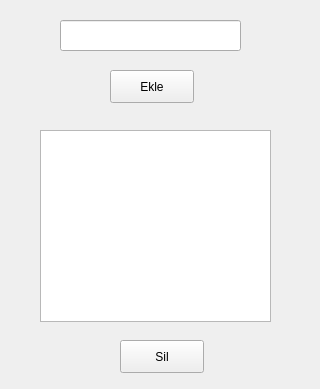
<?xml version="1.0" encoding="UTF-8"?>
<ui version="4.0">
 <class>mentionlar</class>
 <widget class="QWidget" name="mentionlar">
  <property name="geometry">
   <rect>
    <x>0</x>
    <y>0</y>
    <width>320</width>
    <height>389</height>
   </rect>
  </property>
  <property name="windowTitle">
   <string>Mentionlar</string>
  </property>
  <widget class="QListWidget" name="listWidget">
   <property name="geometry">
    <rect>
     <x>40</x>
     <y>130</y>
     <width>231</width>
     <height>192</height>
    </rect>
   </property>
   <property name="locale">
    <locale language="Turkish" country="Turkey"/>
   </property>
   <property name="dragEnabled">
    <bool>true</bool>
   </property>
   <property name="dragDropOverwriteMode">
    <bool>true</bool>
   </property>
   <property name="sortingEnabled">
    <bool>true</bool>
   </property>
  </widget>
  <widget class="QLineEdit" name="lineEdit">
   <property name="geometry">
    <rect>
     <x>60</x>
     <y>20</y>
     <width>181</width>
     <height>31</height>
    </rect>
   </property>
  </widget>
  <widget class="QPushButton" name="pushButton">
   <property name="geometry">
    <rect>
     <x>110</x>
     <y>70</y>
     <width>84</width>
     <height>33</height>
    </rect>
   </property>
   <property name="text">
    <string>Ekle</string>
   </property>
  </widget>
  <widget class="QPushButton" name="pushButton_3">
   <property name="geometry">
    <rect>
     <x>120</x>
     <y>340</y>
     <width>84</width>
     <height>33</height>
    </rect>
   </property>
   <property name="text">
    <string>Sil</string>
   </property>
  </widget>
 </widget>
 <resources/>
 <connections/>
</ui>
